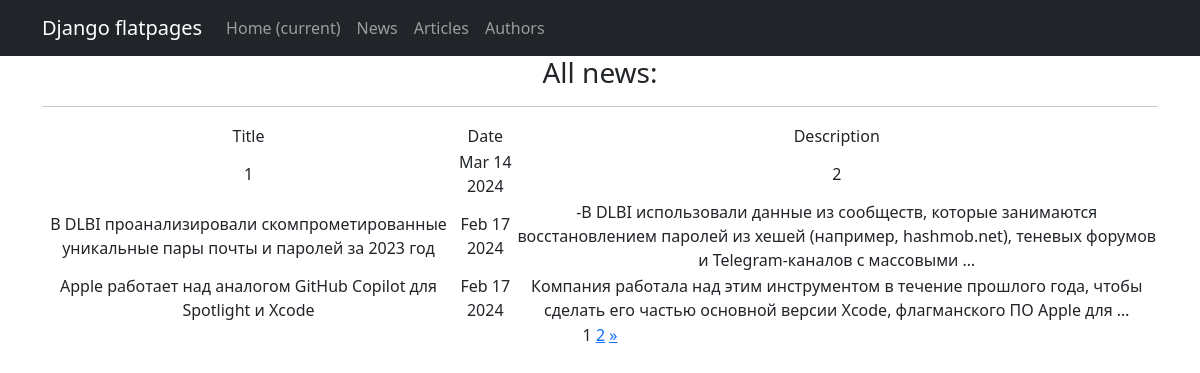
/posts/, run on the app's committed database.
### newapp/models.py (models this page shows, shortened)
class Post(models.Model):
    author = models.ForeignKey(Author, on_delete=models.CASCADE)
    NEWS = 'NW'
    ARTICLE = 'AR'
    CATEGORY_CHOICES = (
        (NEWS, 'Новость'),
        (ARTICLE, 'Статья'),
    )
    categoryType = models.CharField(max_length=2, choices=CATEGORY_CHOICES, default=ARTICLE)
    dateCreation = models.DateTimeField(auto_now_add=True)
    postCategory = models.ManyToManyField(Category, through='PostCategory', verbose_name=_('post categories'))
    title = models.CharField(max_length=128, verbose_name=_('post title'))
    text = models.TextField(verbose_name=_('text body'))
    rating = models.SmallIntegerField(default=0)

### newapp/views.py (the view)
# urls.py: path('posts/', PostsList.as_view(), name='posts'),
class PostsList(ListView):
    model = Post
    ordering = '-dateCreation'
    template_name = 'news.html'
    context_object_name = 'news'
    paginate_by = 3

### newapp/templatetags/custom_filters.py (called while the page is built)
@register.filter()
def censor(value):
    for word in censored_words:
        value = value.replace(word, '*' * len(word))
    return value

@register.simple_tag(takes_context=True)
def url_replace(context, **kwargs):
    d = context['request'].GET.copy()
    for k, v in kwargs.items():
        d[k] = v
    return d.urlencode()

### templates/news.html (shortened to what this page needs)
{% extends 'flatpages/default.html' %}
{% load custom_filters %}
{% load i18n %}
{% block content %}
<h3>{% trans 'All news:' %}</h3>
<hr>
{% if news %}
<table>
    <tr>
    <td>{% trans 'Title' %}</td>
    <td>{% trans 'Date' %}</td>
    <td>{% trans 'Description' %}</td>
    </tr>
    {% for i in news %}
    <tr>
        <td>{{ i.title}} </td>
        <td>{{ i.dateCreation|date:'M d Y' }}</td>
        <td>{{ i.text|truncatewords:20 }}</td>
    </tr>
    {% endfor %}
</table>
{% else %}
<h2>{% trans 'Nothing here!' %}</h2>
{% endif %}
{{ page_obj.number }}
{% if page_obj.has_next %}
<a href="?{% url_replace page=page_obj.next_page_number %}">{{ page_obj.next_page_number }}</a>
<a href="?page={{ page_obj.paginator.num_pages }}"> &raquo;</a>
{% endif %}
{% endblock content %}

### data on the page
Post: title "1", dateCreation "Mar 14 2024", text "2"
Post: title "В DLBI проанализировали скомпрометированные уникальные пары почты и паролей за 2023 год", dateCreation "Feb 17 2024", text "-В DLBI использовали данные из сообществ, которые занимаются восстановлением паролей из хешей (например, hashmob.net), теневых форумов и Telegram-каналов с массовыми …"
Post: title "Apple работает над аналогом GitHub Copilot для Spotlight и Xcode", dateCreation "Feb 17 2024", text "Компания работала над этим инструментом в течение прошлого года, чтобы сделать его частью основной версии Xcode, флагманского ПО Apple для …"

### other printed values
{{ page_obj.number }} "1"
{{ page_obj.next_page_number }} "2"
